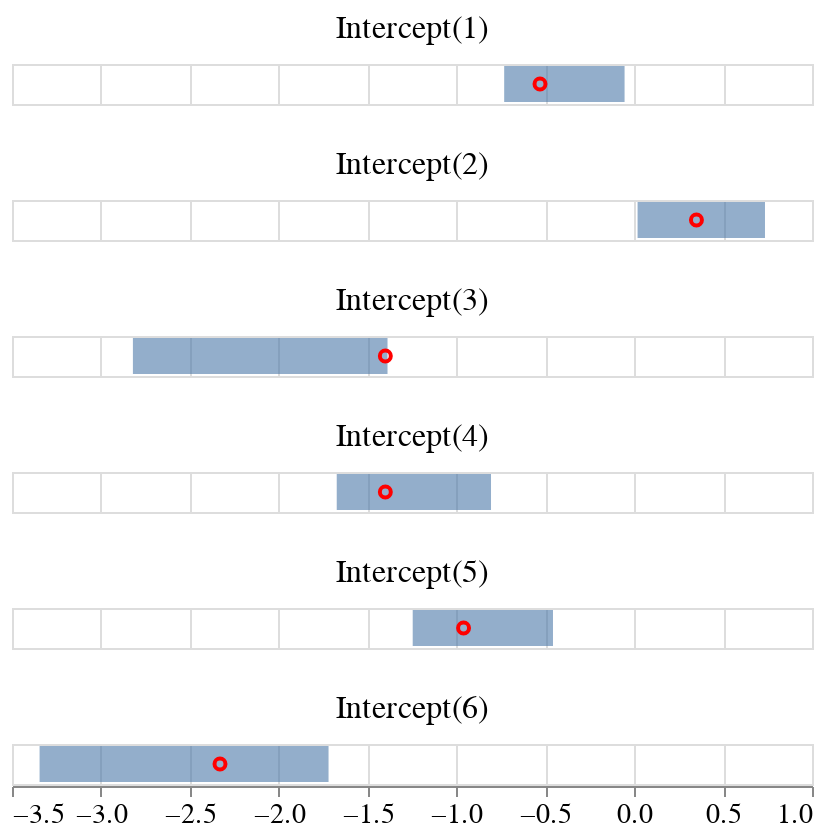

Notebook cell for this chart:
### Code cell
param = 'alpha'
df = get_post_df(particles[param])
df_quant = df.groupby(['row', 'col'])[['value']].quantile(0.025).reset_index()
df_quant.rename({'value':'q1'}, axis=1, inplace=True)
df_quant2 = df.groupby(['row', 'col'])[['value']].quantile(0.975).reset_index()
df_quant2.rename({'value':'q2'}, axis=1, inplace=True)

df = df_quant.merge(df_quant2, on=['row', 'col'])
df['data'] = data.raw_data['alpha']
plot_data = df
plot_data['col'] = plot_data['col']+1
plot_data['index'] = 'Intercept('+plot_data.col.astype(str)+')'


c1 = alt.Chart(plot_data).mark_bar(opacity=0.6).encode(
        alt.X('q1', title=None),
        alt.X2('q2', title=None))
c1



c2 = alt.Chart(plot_data).mark_point(opacity=1, color='red').encode(
        alt.X('data', title=None)
)


(c1+c2).facet(
    facet=alt.Facet('index:N', title=None),
    title='',
    columns=1
).configure_axis(
    labelFontSize=14,
).configure_title(
    fontSize=16
).configure_header(labelFontSize=16)

### Figure 1 — Vega-Lite specification as saved in the notebook (floating-point values rounded to 4 significant figures)
{"config": {"view": {"continuousWidth": 400, "continuousHeight": 300}, "axis": {"labelFontSize": 14}, "header": {"labelFontSize": 16}, "title": {"fontSize": 16}}, "data": {"name": "data-e7274d8ca3291068ffd82e325c297a34"}, "facet": {"type": "nominal", "field": "index", "title": null}, "spec": {"layer": [{"mark": {"type": "bar", "opacity": 0.6}, "encoding": {"x": {"type": "quantitative", "field": "q1", "title": null}, "x2": {"field": "q2", "title": null}}}, {"mark": {"type": "point", "color": "red", "opacity": 1}, "encoding": {"x": {"type": "quantitative", "field": "data", "title": null}}}]}, "columns": 1, "title": "", "$schema": "https://vega.github.io/schema/vega-lite/v4.8.1.json", "datasets": {"data-e7274d8ca3291068ffd82e325c297a34": [{"row": 0, "col": 1, "q1": -0.7315, "q2": -0.05426, "data": -0.53, "index": "Intercept(1)"}, {"row": 0, "col": 2, "q1": 0.01883, "q2": 0.7356, "data": 0.35, "index": "Intercept(2)"}, {"row": 0, "col": 3, "q1": -2.82, "q2": -1.388, "data": -1.4, "index": "Intercept(3)"}, {"row": 0, "col": 4, "q1": -1.673, "q2": -0.8056, "data": -1.4, "index": "Intercept(4)"}, {"row": 0, "col": 5, "q1": -1.246, "q2": -0.457, "data": -0.96, "index": "Intercept(5)"}, {"row": 0, "col": 6, "q1": -3.345, "q2": -1.719, "data": -2.33, "index": "Intercept(6)"}]}}
